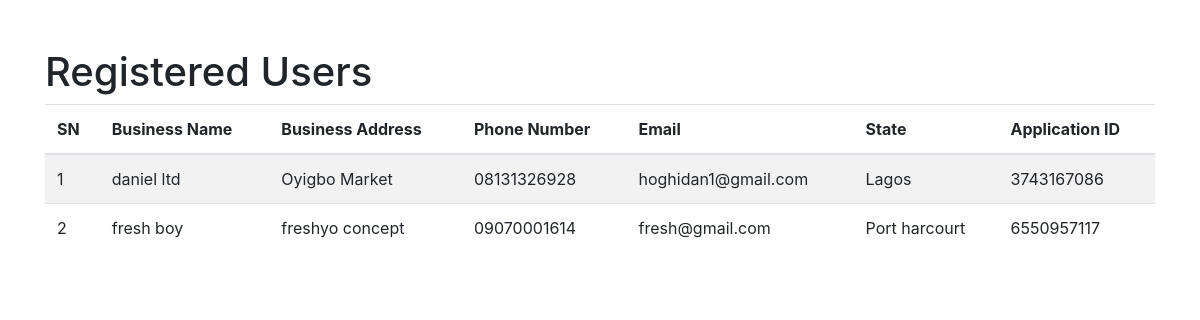
/users, run on an earlier commit of the app's database.
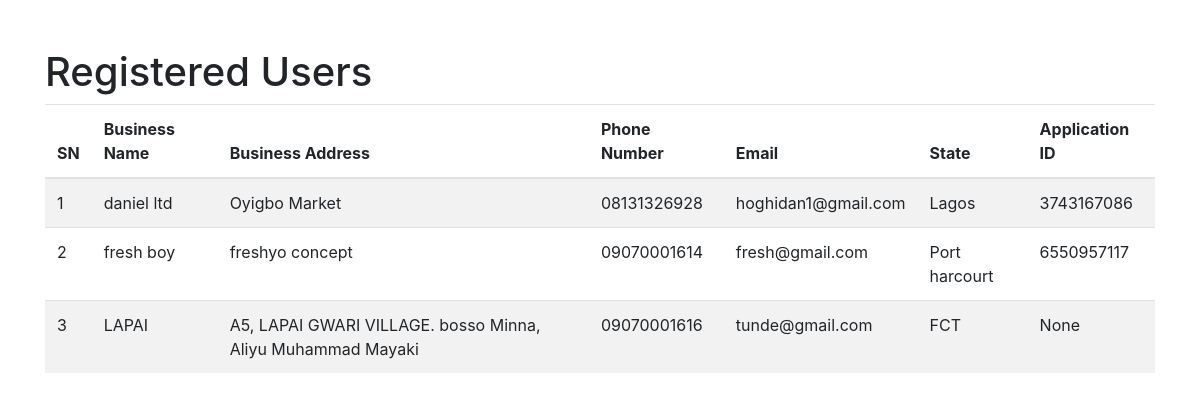
And on a later commit of the database.
### app.py (models this page shows)
class User(UserMixin, db.Model):
    id = db.Column(db.Integer, primary_key=True)
    business_name = db.Column(db.String(150), nullable=False)
    business_address = db.Column(db.String(150), nullable=False)
    phone_number = db.Column(db.String(15), nullable=False)
    email = db.Column(db.String(100), unique=True, nullable=False)
    state = db.Column(db.String(50), nullable=False)
    password = db.Column(db.String(200), nullable=False)
    prediction_id = db.Column(db.String(36), unique=True, nullable=True)
    is_admin = db.Column(db.Boolean, default=False)
    business_project = db.Column(db.String(150), nullable=True)
    value_chain_cat = db.Column(db.String(150), nullable=True)
    borrowing_relationship = db.Column(db.String(10), nullable=True)
    fresh_loan_request = db.Column(db.String(15), nullable=True)
    request_submitted_to_bank = db.Column(db.String(10), nullable=True)
    feasibility_study_available = db.Column(db.String(10), nullable=True)
    proposed_facility_amount = db.Column(db.Float(20), nullable=True)
    PURPOSE_OF_FACILITY = db.Column(db.String(100), nullable=True)
    NAME_OF_BANK = db.Column(db.String(100), nullable=True)
    SECURITY_PROPOSED = db.Column(db.String(100), nullable=True)
    HIGHLIGHTS_OF_DISCUSSION = db.Column(db.Text)
    RM_BM_NAME_PHONE_NUMBER = db.Column(db.String(100), nullable=True)
    RM_BM_EMAIL = db.Column(db.String(100), nullable=True)
    STATUS_UPDATE = db.Column(db.Text)
    CHALLENGES = db.Column(db.Text)
    PROPOSED_NEXT_STEPS = db.Column(db.Text)

### app.py (the view)
@app.route('/users')
def show_users():
    users = User.query.all()
    return render_template('users.html', users=users)

### app.py (called while the page is built)
@app.before_request
def before_request():
    session.permanent = True
    app.permanent_session_lifetime = timedelta(minutes=5)
    session.modified = True
    session['last_activity'] = time.time()

### templates/users.html (shortened to what this page needs)
<!DOCTYPE html>
<html lang="en">
<head>
    <link href="https://stackpath.bootstrapcdn.com/bootstrap/4.5.2/css/bootstrap.min.css" rel="stylesheet">
</head>
<body>
    <div class="container mt-5">
        <h1>Registered Users</h1>
        <table class="table table-striped">
            <thead>
                <tr>
                    <th>SN</th>
                    <th>Business Name</th>
                    <th>Business Address</th>
                    <th>Phone Number</th>
                    <th>Email</th>
                    <th>State</th>
                    <th>Application ID</th>
                </tr>
            </thead>
            <tbody>
                {% for user in users %}
                <tr>
                    <td>{{ user.id }}</td>
                    <td>{{ user.business_name }}</td>
                    <td>{{ user.business_address }}</td>
                    <td>{{ user.phone_number }}</td>
                    <td>{{ user.email }}</td>
                    <td>{{ user.state }}</td>
                    <td>{{ user.prediction_id }}</td>
                </tr>
                {% endfor %}
            </tbody>
        </table>
    </div>
</body>
</html>

What changed in the data, as far as the page shows it:
added User: id "3", business_name "LAPAI", business_address "A5, LAPAI GWARI VILLAGE. bosso Minna, Aliyu Muhammad Mayaki", phone_number "09070001616", email "tunde@gmail.com", state "FCT", prediction_id "None"
